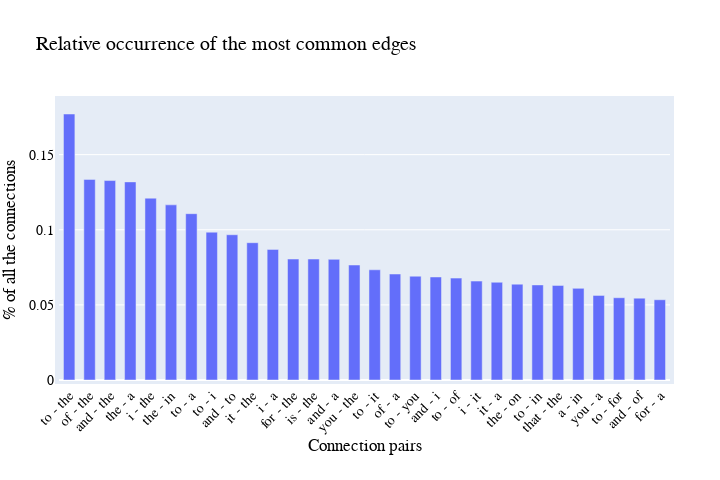

This figure's notebook cell:
### Code cell
plotly.offline.init_notebook_mode(connected=True)
plotly.offline.iplot(fig, filename='simple-3d-scatter')

### Figure 1 — Plotly figure (JSON) as saved in the notebook; plotly's stock layout.template omitted (floating-point values rounded to 4 significant figures)
{"data": [{"name": "Occurrence", "type": "bar", "x": ["to - the", "of - the", "and - the", "the - a", "i - the", "the - in", "to - a", "to - i", "and - to", "it - the", "i - a", "for - the", "is - the", "and - a", "you - the", "to - it", "of - a", "to - you", "and - i", "to - of", "i - it", "it - a", "the - on", "to - in", "that - the", "a - in", "you - a", "to - for", "and - of", "for - a"], "y": [0.1771, 0.1335, 0.1328, 0.1319, 0.121, 0.1166, 0.1107, 0.0984, 0.09668, 0.09139, 0.08693, 0.0805, 0.0805, 0.0803, 0.07654, 0.07336, 0.07055, 0.06909, 0.06858, 0.06781, 0.06584, 0.06507, 0.0638, 0.06329, 0.06297, 0.06099, 0.05628, 0.05475, 0.05449, 0.05341]}], "layout": {"autosize": false, "bargroupgap": 0.3, "font": {"color": "black", "family": "Courier New, monospace", "size": 14}, "height": 480, "margin": {"b": 100, "l": 50, "pad": 4, "r": 50, "t": 100}, "title": {"text": "Relative occurrence of the most common edges"}, "width": 720, "xaxis": {"tickangle": -45, "title": {"text": "Connection pairs"}}, "yaxis": {"title": {"text": "% of all the connections"}}}}
